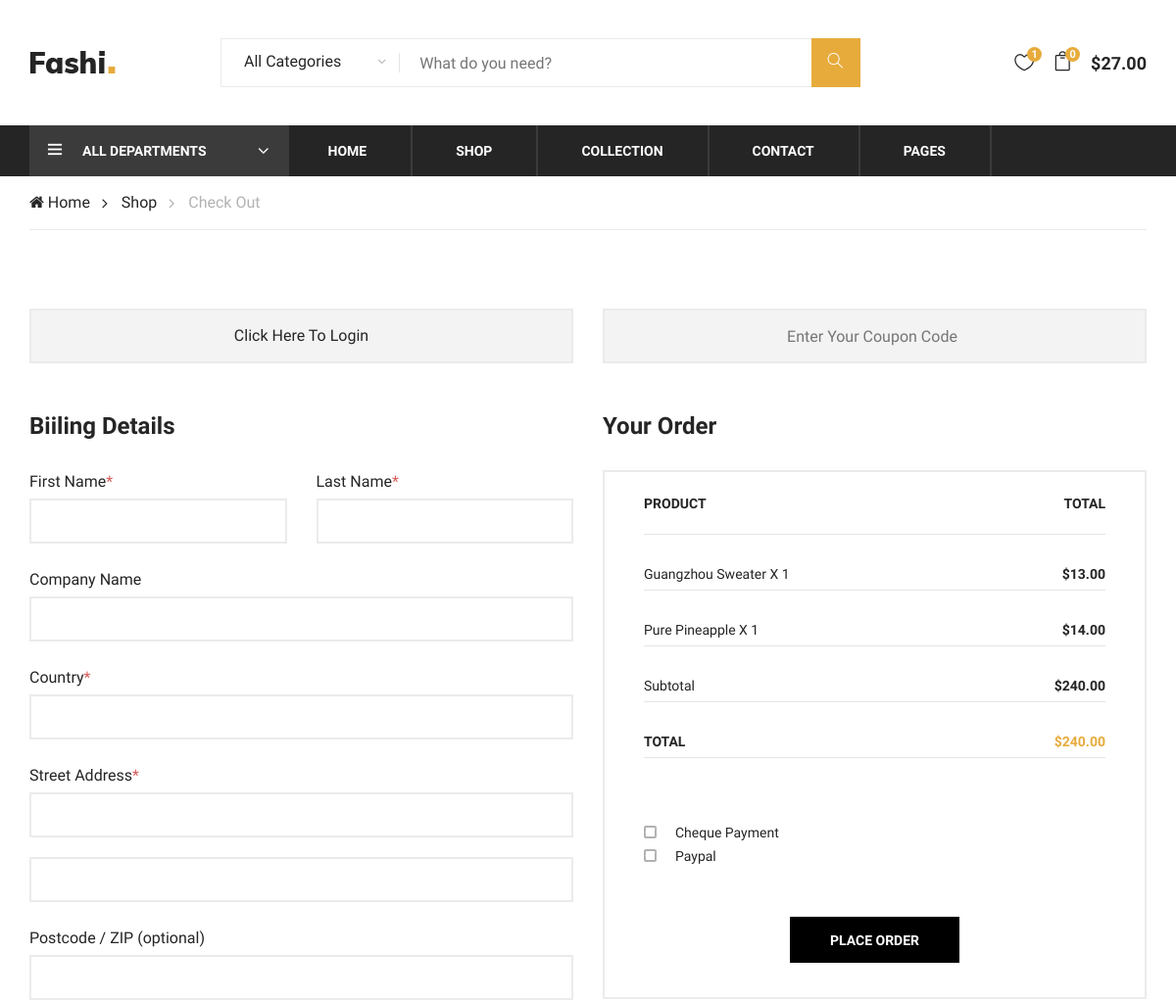
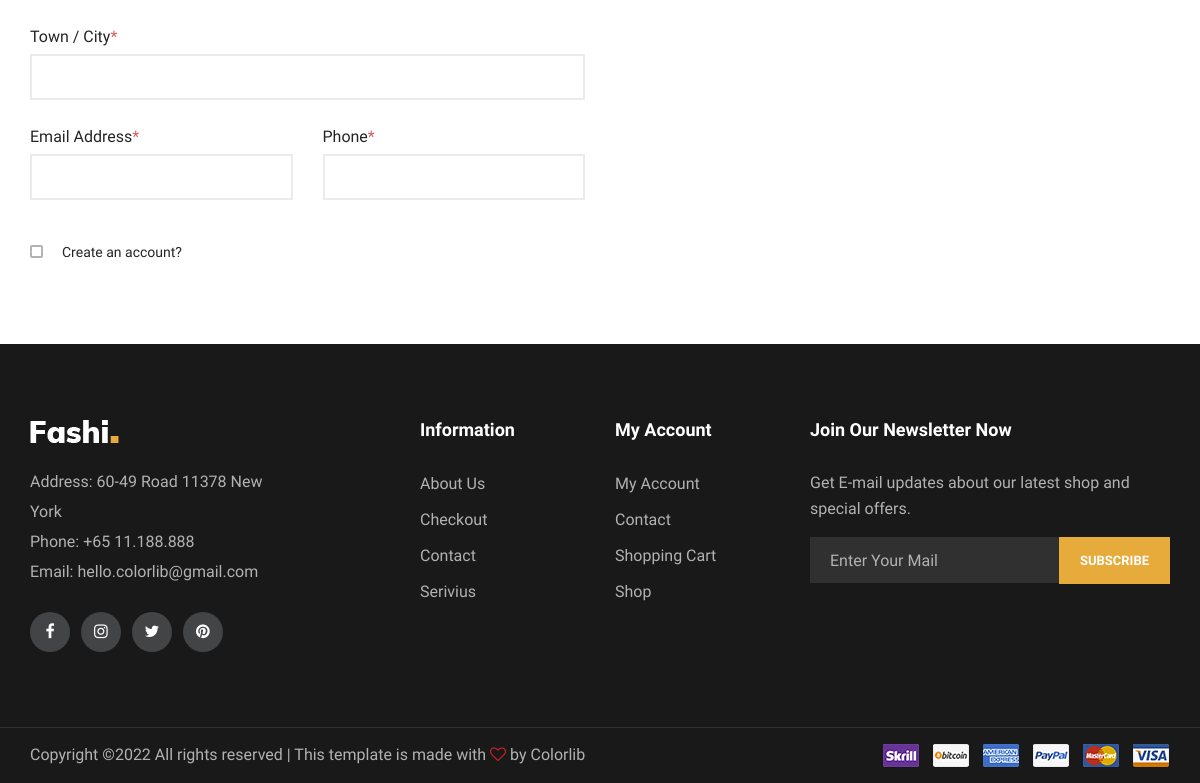
The app's page /Checkout.php with its own data (2 pictures, top to bottom).
### tables this page shows
CREATE TABLE `cart` (
  `id` int(10) NOT NULL,
  `image_name` varchar(255) NOT NULL,
  `image_path` varchar(255) NOT NULL,
  `current_price` int(255) NOT NULL,
  `quantity` int(10) NOT NULL
);

### config/db.php (called while the page is built, shortened)
<?php
    class DB {
        public $conn;
        public function __construct($host = 'localhost', $user = 'root', $password = '', $dbname = 'podeuro') {
            $this->host = $host;
            $this->user = $user;
            $this->password = $password;
            $this->dbname = $dbname;
            $this->conn = new mysqli($this->host, $this->user, $this->password, $this->dbname) or die("Failed to connect to MySQLi" . $this->conn->connect_error);
        }
        public function GetCartItems($userEmail) {
            if (!$userEmail) {
                $query = "SELECT * FROM cart";
                $stmt = $this->conn->prepare($query);
                $stmt->execute();
                return $stmt->get_result();
            } else {
                $tablename = "{$userEmail}_cart";
                $query = "SELECT * FROM $tablename";
                $stmt = $this->conn->prepare($query);
                $stmt->execute();
                return $stmt->get_result();
            }
        }
    }

### Checkout.php (the view, shortened to what this page needs)
<?php
    require 'config/db.php';
    $db = new DB();
?>
<?php include 'navLinks.php'; ?>
<body>
    <?php include 'header.php' ?>
    <div class="breacrumb-section">
        <div class="container">
            <div class="row">
                <div class="col-lg-12">
                    <div class="breadcrumb-text product-more">
                        <a href="./"><i class="fa fa-home"></i> Home</a>
                        <a href="./Shop">Shop</a>
                        <span>Check Out</span>
                    </div>
                </div>
            </div>
        </div>
    </div>
    <section class="checkout-section spad">
        <div class="container">
            <form action="#" class="checkout-form">
                <div class="row">
                    <div class="col-lg-6">
                        <div class="checkout-content">
                            <a href="#" class="content-btn">Click Here To Login</a>
                        </div>
                        <h4>Biiling Details</h4>
                        <div class="row">
                            <div class="col-lg-6">
                                <label for="fir">First Name<span>*</span></label>
                                <input type="text" id="fir">
                            </div>
                            <div class="col-lg-6">
                                <label for="last">Last Name<span>*</span></label>
                                <input type="text" id="last">
                            </div>
                            <div class="col-lg-12">
                                <label for="cun-name">Company Name</label>
                                <input type="text" id="cun-name">
                            </div>
                            <div class="col-lg-12">
                                <label for="cun">Country<span>*</span></label>
                                <input type="text" id="cun">
                            </div>
                            <div class="col-lg-12">
                                <label for="street">Street Address<span>*</span></label>
                                <input type="text" id="street" class="street-first">
                                <input type="text">
                            </div>
                            <div class="col-lg-12">
                                <label for="zip">Postcode / ZIP (optional)</label>
                                <input type="text" id="zip">
                            </div>
                            <div class="col-lg-12">
                                <label for="town">Town / City<span>*</span></label>
                                <input type="text" id="town">
                            </div>
                            <div class="col-lg-6">
                                <label for="email">Email Address<span>*</span></label>
                                <input type="text" id="email">
                            </div>
                            <div class="col-lg-6">
                                <label for="phone">Phone<span>*</span></label>
                                <input type="text" id="phone">
                            </div>
                            <div class="col-lg-12">
                                <div class="create-item">
                                    <label for="acc-create">
                                        Create an account?
                                        <span class="checkmark"></span>
                                    </label>
                                </div>
                            </div>
                        </div>
                    </div>
                    <div class="col-lg-6">
                        <div class="checkout-content">
                            <input type="text" placeholder="Enter Your Coupon Code">
                        </div>
                        <div class="place-order">
                            <h4>Your Order</h4>
                            <div class="order-total">
                                <ul class="order-table">
                                    <li>Product <span>Total</span></li>
                                    <?php $results = $db->GetCartItems($email); ?>
                                    <?php if(!$results->num_rows ) : ?>
                                        <li class="fw-normal">No item in cart</span></li>
                                        <?php else: ?>
                                            <?php foreach($results->fetch_all(MYSQLI_ASSOC) as $item) : ?>
                                            <li class="fw-normal"><?= $item['image_name']?> x <?= $item['quantity'] ?> <span>$<?= $item['current_price'] ?>.00</span></li>
                                        <?php endforeach; ?>
                                    <?php endif; ?>
                                    <li class="fw-normal">Subtotal <span>$240.00</span></li>
                                    <li class="total-price">Total <span>$240.00</span></li>
                                </ul>
                                <div class="payment-check">
                                    <div class="pc-item">
                                        <label for="pc-check">
                                            Cheque Payment
                                            <span class="checkmark"></span>
                                        </label>
                                    </div>
                                    <div class="pc-item">
                                        <label for="pc-paypal">
                                            Paypal
                                            <span class="checkmark"></span>
                                        </label>
                                    </div>
                                </div>
                                <div class="order-btn">
                                    <button type="submit" class="site-btn place-btn">Place Order</button>
                                </div>
                            </div>
                        </div>
                    </div>
                </div>
            </form>
        </div>
    </section>
    <?php include 'footer.php' ?>
</body>
</html>

### fashi/css/style.css (style rules this page uses)
html, body { height: 100%; font-family: "Muli", sans-serif; -webkit-font-smoothing: antialiased; font-smoothing: antialiased; }
h1, h2, h3, h4, h5, h6 { margin: 0; color: #111111; font-weight: 400; font-family: "Muli", sans-serif; }
h4 { font-size: 24px; }
ul, ol { padding: 0; margin: 0; }
.spad { padding-top: 100px; padding-bottom: 100px; }
.site-btn { color: #ffffff; background: #e7ab3c; border: 1px solid #e7ab3c; font-size: 14px; font-weight: 700; text-transform: uppercase; padding: 13px 45px 11px; cursor: pointer; }
.breadcrumb-text { border-bottom: 1px solid #ebebeb; padding: 15px 0; }
.breadcrumb-text.product-more a:nth-child(1):after { color: #252525; }
.breadcrumb-text a { display: inline-block; font-size: 16px; color: #252525; margin-right: 28px; position: relative; }
.breadcrumb-text a:after { position: absolute; right: -18px; top: 0px; content: ""; font-family: "FontAwesome"; font-size: 16px; color: #b2b2b2; }
.breadcrumb-text span { display: inline-block; color: #b2b2b2; }
.checkmark:after { position: absolute; content: ""; }
.checkout-section { padding-top: 80px; padding-bottom: 80px; }
.checkout-content { margin-bottom: 50px; }
.checkout-content .content-btn, .checkout-content input { color: #252525; font-size: 16px; border: 2px solid #ebebeb; padding: 14px 20px; background: #f3f3f3; text-align: center; display: block; }
.checkout-content input { height: 56px !important; }
.checkout-form h4 { color: #252525; font-weight: 700; margin-bottom: 30px; }
.checkout-form label { color: #252525; font-size: 16px; margin-bottom: 5px; }
.checkout-form label span { color: #d85d5c; }
.checkout-form input { width: 100%; height: 46px; border: 2px solid #ebebeb; margin-bottom: 25px; padding-left: 15px; }
.checkout-form input.street-first { margin-bottom: 20px; }
.checkout-form .create-item { padding-top: 15px; }
.checkout-form .create-item label { position: relative; cursor: pointer; padding-left: 32px; margin-bottom: 0; font-size: 14px; color: #252525; }
.checkout-form .create-item label .checkmark { position: absolute; left: 0; top: 3px; height: 13px; width: 13px; border: 2px solid #B2B2B2; border-radius: 2px; }
.checkout-form .create-item label .checkmark:after { left: 0; top: 0; width: 9px; height: 6px; border: solid #ffffff; border-width: 2px 2px 0px 0px; -webkit-transform: rotate(127deg); -ms-transform: rotate(127deg); transform: rotate(127deg); }
.checkout-form .place-order .order-total { border: 2px solid #ebebeb; padding-left: 40px; padding-right: 40px; padding-top: 22px; padding-bottom: 35px; }
.checkout-form .place-order .order-total .order-table { margin-bottom: 64px; }
.checkout-form .place-order .order-total .order-table li { list-style: none; color: #252525; font-size: 14px; font-weight: 700; text-transform: uppercase; border-bottom: 1px solid #e5e5e5; padding-bottom: 5px; padding-top: 30px; }
.checkout-form .place-order .order-total .order-table li:first-child { border-bottom: 1px solid #e5e5e5; padding-bottom: 20px; padding-top: 0; }
.checkout-form .place-order .order-total .order-table li.fw-normal { font-weight: 400; text-transform: capitalize; }
.checkout-form .place-order .order-total .order-table li.fw-normal span { font-weight: 700; }
.checkout-form .place-order .order-total .order-table li.total-price span { color: #e7ab3c; }
.checkout-form .place-order .order-total .order-table li span { float: right; }
.checkout-form .place-order .order-total .payment-check { margin-bottom: 50px; }
.checkout-form .place-order .order-total .payment-check .pc-item label { position: relative; cursor: pointer; padding-left: 32px; margin-bottom: 0; font-size: 14px; color: #252525; }
.checkout-form .place-order .order-total .payment-check .pc-item label .checkmark { position: absolute; left: 0; top: 3px; height: 13px; width: 13px; border: 2px solid #B2B2B2; border-radius: 2px; }
.checkout-form .place-order .order-total .payment-check .pc-item label .checkmark:after { left: 0; top: 0; width: 9px; height: 6px; border: solid #ffffff; border-width: 2px 2px 0px 0px; -webkit-transform: rotate(127deg); -ms-transform: rotate(127deg); transform: rotate(127deg); }
.checkout-form .place-order .order-total .order-btn { text-align: center; }
.checkout-form .place-order .order-total .order-btn .place-btn { padding: 13px 40px 11px; background: #000000; border-color: #000000; }
@media only screen and (min-width: 1200px) { .container { max-width: 1170px; } }

### records on screen
cart: image_name "Guangzhou Sweater", quantity "1", current_price "13"
cart: image_name "Pure Pineapple", quantity "1", current_price "14"

### other values on screen
$total "27"
